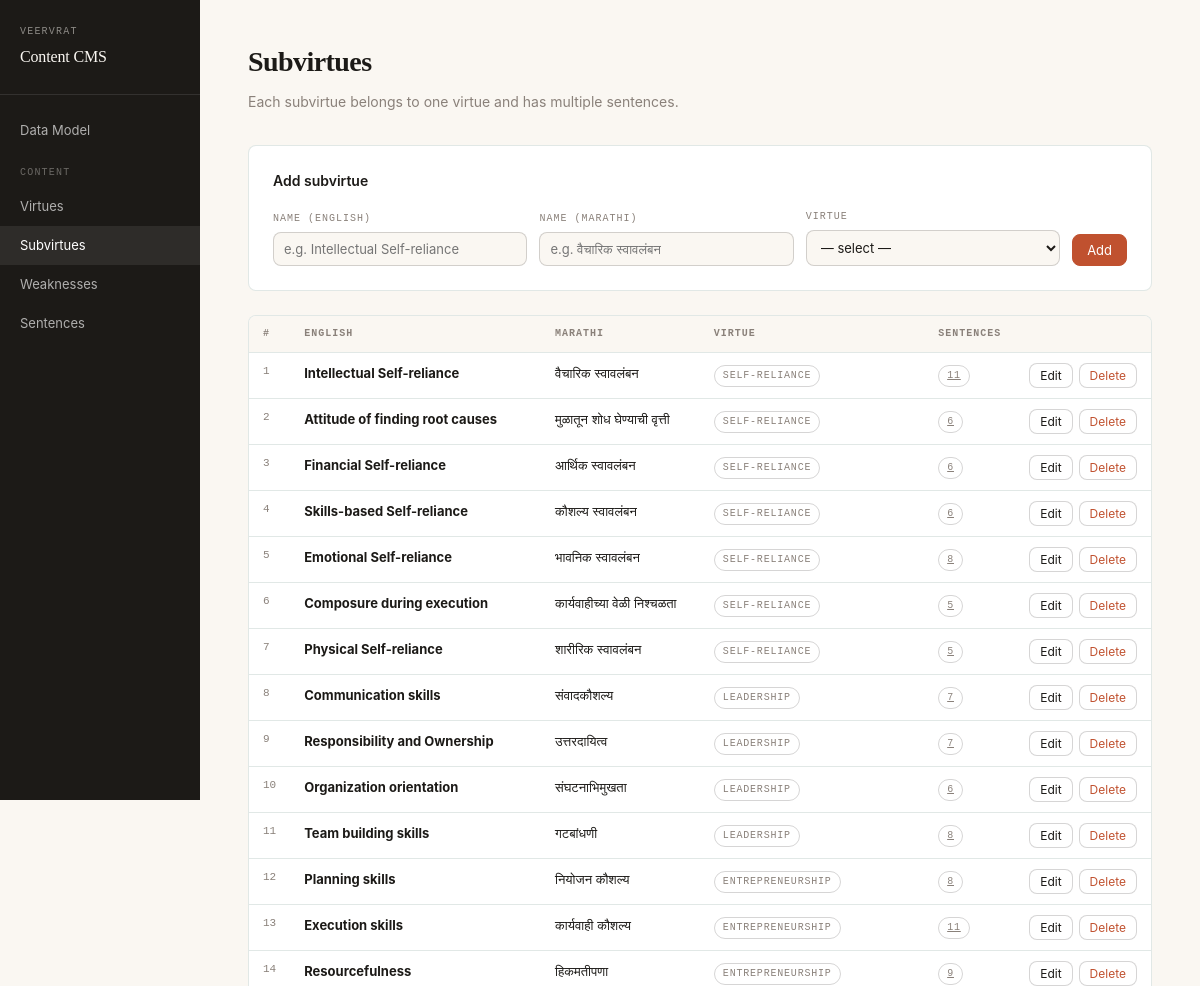
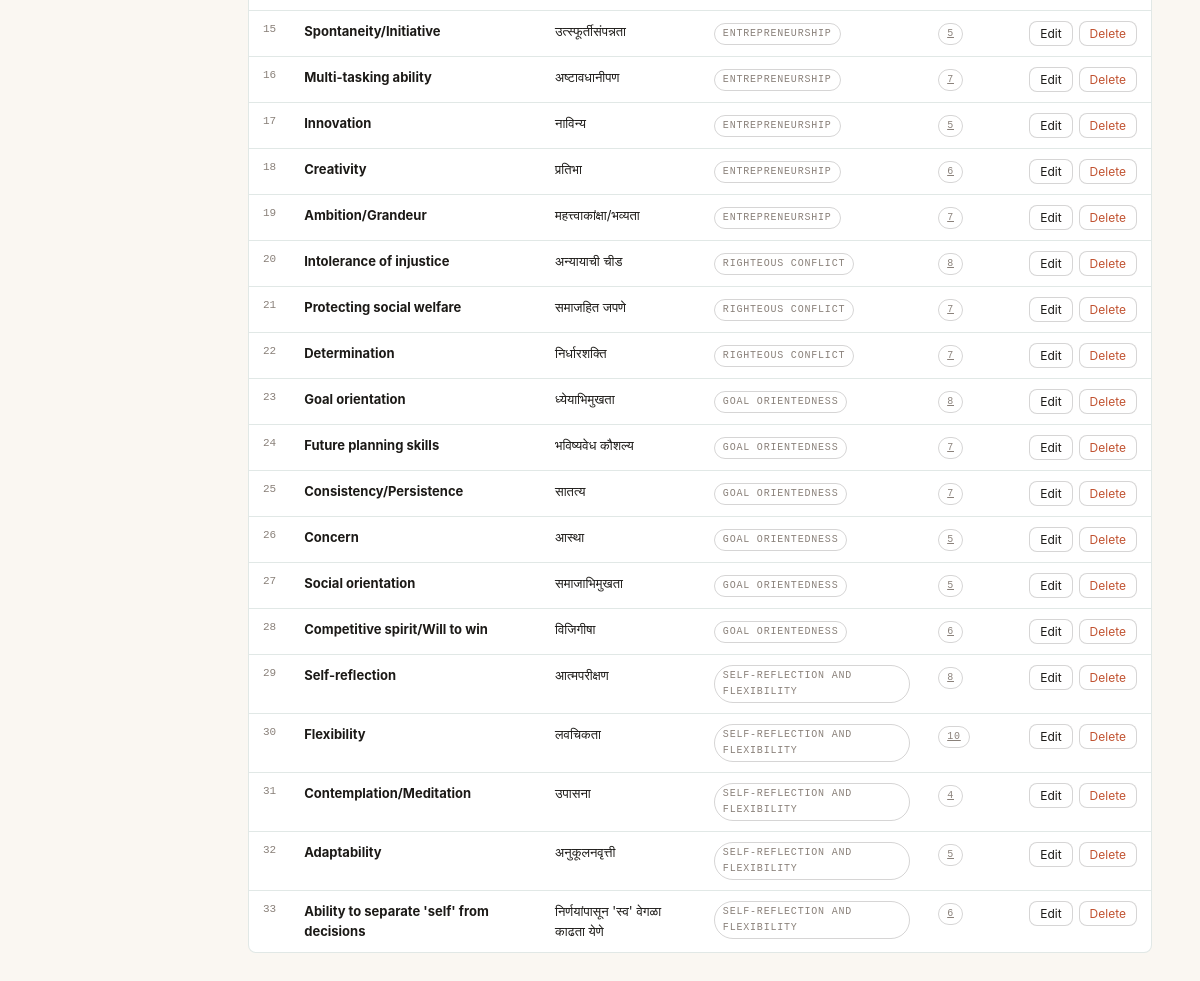
/subvirtues, run on the app's committed database (2 pictures, top to bottom).
### tables this page shows
CREATE TABLE subvirtue (
            id          INTEGER PRIMARY KEY AUTOINCREMENT,
            name_en     TEXT NOT NULL UNIQUE,
            name_mr     TEXT,
            virtue_id   INTEGER NOT NULL REFERENCES virtue(id) ON DELETE RESTRICT
        );

### main.py (the view)
@app.get("/subvirtues", response_class=HTMLResponse)
def list_subvirtues(request: Request, msg: str = ""):
    db = get_db()
    subvirtues = db.execute("""
        SELECT sv.*, v.name_en AS virtue_name, COUNT(s.id) AS sentence_count
        FROM subvirtue sv
        JOIN virtue v ON v.id = sv.virtue_id
        LEFT JOIN sentence s ON s.subvirtue_id = sv.id
        GROUP BY sv.id ORDER BY sv.id
    """).fetchall()
    virtues = db.execute("SELECT * FROM virtue ORDER BY id").fetchall()
    db.close()
    return templates.TemplateResponse(request, "subvirtues.html", {"subvirtues": subvirtues, "virtues": virtues, "msg": msg})

### templates/subvirtues.html (shortened to what this page needs)
{% extends "base.html" %}
{% block content %}
<div class="page-head">
  <h1>Subvirtues</h1>
  <p>Each subvirtue belongs to one virtue and has multiple sentences.</p>
</div>
<div class="form-card">
  <h3>Add subvirtue</h3>
  <form method="post" action="/subvirtues/new">
    <div class="form-row">
      <div class="field"><label>Name (English)</label><input name="name_en" required placeholder="e.g. Intellectual Self-reliance"></div>
      <div class="field"><label>Name (Marathi)</label><input name="name_mr" placeholder="e.g. वैचारिक स्वावलंबन"></div>
      <div class="field" style="min-width:180px;"><label>Virtue</label>
        <select name="virtue_id" required>
          <option value="">— select —</option>
        </select>
      </div>
      <button type="submit" class="btn btn-primary">Add</button>
    </div>
  </form>
</div>
<div class="table-wrap">
  <table>
    <thead><tr><th>#</th><th>English</th><th>Marathi</th><th>Virtue</th><th>Sentences</th><th></th></tr></thead>
    <tbody>
    {% for sv in subvirtues %}
    <tr>
      <td style="color:var(--muted);font-family:var(--mono);font-size:11px;">{{ sv.id }}</td>
      <td><strong>{{ sv.name_en }}</strong></td>
      <td>{{ sv.name_mr or '—' }}</td>
      <td><span class="badge">{{ sv.virtue_name }}</span></td>
      <td><a href="/sentences?subvirtue_id={{ sv.id }}" class="badge">{{ sv.sentence_count }}</a></td>
      <td>
        <div class="item-actions">
          <button class="btn btn-sm" onclick="toggleEdit('sv{{ sv.id }}')">Edit</button>
          <form method="post" action="/subvirtues/{{ sv.id }}/delete" style="display:inline" onsubmit="return confirm('Delete?')">
            <button type="submit" class="btn btn-sm btn-danger">Delete</button>
          </form>
        </div>
      </td>
    </tr>
    {% else %}
    <tr><td colspan="6" style="color:var(--muted);text-align:center;padding:32px;">No subvirtues yet.</td></tr>
    {% endfor %}
    </tbody>
  </table>
</div>
{% endblock %}

### static/style.css (style rules this page uses)
:root { --bg: #FAF7F2; --fg: #1C1A17; --accent: #C0512F; --accent-2: #2F5B4F; --muted: #8A817A; --surface: #fff; --border: rgba(47,91,79,0.14); --border-strong: rgba(28,26,23,0.18); --radius: 8px; --mono: 'JetBrains Mono', ui-monospace, Menlo, monospace; --serif: Georgia, serif; }
*, *::before, *::after { box-sizing: border-box; margin: 0; padding: 0; }
html, body { background: var(--bg); color: var(--fg); font-family: -apple-system, BlinkMacSystemFont, 'Segoe UI', system-ui, sans-serif; font-size: 15px; line-height: 1.6; }
.page-head { margin-bottom: 32px; }
.page-head h1 { font-family: var(--serif); font-size: 28px; letter-spacing: -0.02em; margin-bottom: 6px; }
.page-head p { color: var(--muted); font-size: 14px; }
.table-wrap { background: var(--surface); border: 1px solid var(--border); border-radius: var(--radius); overflow: hidden; margin-bottom: 24px; }
table { width: 100%; border-collapse: collapse; font-size: 13px; }
th { text-align: left; padding: 10px 14px; font-family: var(--mono); font-size: 10px; text-transform: uppercase; letter-spacing: 0.1em; color: var(--muted); border-bottom: 1px solid var(--border); background: var(--bg); }
td { padding: 10px 14px; border-bottom: 1px solid var(--border); vertical-align: top; }
tr:last-child td { border-bottom: none; }
.badge { display: inline-block; font-family: var(--mono); font-size: 10px; text-transform: uppercase; letter-spacing: 0.08em; padding: 2px 8px; border-radius: 999px; border: 1px solid var(--border-strong); color: var(--muted); }
.btn { display: inline-flex; align-items: center; gap: 6px; padding: 7px 14px; border-radius: var(--radius); border: 1px solid var(--border-strong); font-size: 13px; font-family: inherit; cursor: pointer; text-decoration: none; background: var(--surface); color: var(--fg); transition: all 0.12s; }
.btn-primary { background: var(--accent); color: #fff; border-color: var(--accent); }
.btn-sm { padding: 4px 10px; font-size: 12px; }
.btn-danger { color: var(--accent); }
.form-card { background: var(--surface); border: 1px solid var(--border); border-radius: var(--radius); padding: 24px; margin-bottom: 24px; }
.form-card h3 { font-size: 14px; font-weight: 600; margin-bottom: 16px; }
.form-row { display: flex; gap: 12px; flex-wrap: wrap; align-items: flex-end; }
.field { display: flex; flex-direction: column; gap: 5px; flex: 1; min-width: 160px; }
.field label { font-family: var(--mono); font-size: 10px; text-transform: uppercase; letter-spacing: 0.1em; color: var(--muted); }
.field input, .field select, .field textarea { padding: 8px 10px; border: 1px solid var(--border-strong); border-radius: var(--radius); font-size: 13px; font-family: inherit; color: var(--fg); background: var(--bg); outline: none; transition: border-color 0.12s; }
.item-actions { display: flex; gap: 6px; flex-shrink: 0; }

### data on the page
subvirtue: id "1", name_en "Intellectual Self-reliance", name_mr "वैचारिक स्वावलंबन", virtue_name "SELF-RELIANCE", sentence_count "11"
subvirtue: id "2", name_en "Attitude of finding root causes", name_mr "मुळातून शोध घेण्याची वृत्ती", virtue_name "SELF-RELIANCE", sentence_count "6"
subvirtue: id "3", name_en "Financial Self-reliance", name_mr "आर्थिक स्वावलंबन", virtue_name "SELF-RELIANCE", sentence_count "6"
subvirtue: id "4", name_en "Skills-based Self-reliance", name_mr "कौशल्य स्वावलंबन", virtue_name "SELF-RELIANCE", sentence_count "6"
subvirtue: id "5", name_en "Emotional Self-reliance", name_mr "भावनिक स्वावलंबन", virtue_name "SELF-RELIANCE", sentence_count "8"
subvirtue: id "6", name_en "Composure during execution", name_mr "कार्यवाहीच्या वेळी निश्चळता", virtue_name "SELF-RELIANCE", sentence_count "5"
subvirtue: id "7", name_en "Physical Self-reliance", name_mr "शारीरिक स्वावलंबन", virtue_name "SELF-RELIANCE", sentence_count "5"
subvirtue: id "8", name_en "Communication skills", name_mr "संवादकौशल्य", virtue_name "LEADERSHIP", sentence_count "7"
subvirtue: id "9", name_en "Responsibility and Ownership", name_mr "उत्तरदायित्व", virtue_name "LEADERSHIP", sentence_count "7"
subvirtue: id "10", name_en "Organization orientation", name_mr "संघटनाभिमुखता", virtue_name "LEADERSHIP", sentence_count "6"
subvirtue: id "11", name_en "Team building skills", name_mr "गटबांधणी", virtue_name "LEADERSHIP", sentence_count "8"
subvirtue: id "12", name_en "Planning skills", name_mr "नियोजन कौशल्य", virtue_name "ENTREPRENEURSHIP", sentence_count "8"
subvirtue: id "13", name_en "Execution skills", name_mr "कार्यवाही कौशल्य", virtue_name "ENTREPRENEURSHIP", sentence_count "11"
subvirtue: id "14", name_en "Resourcefulness", name_mr "हिकमतीपणा", virtue_name "ENTREPRENEURSHIP", sentence_count "9"
subvirtue: id "15", name_en "Spontaneity/Initiative", name_mr "उत्स्फूर्तीसंपन्नता", virtue_name "ENTREPRENEURSHIP", sentence_count "5"
subvirtue: id "16", name_en "Multi-tasking ability", name_mr "अष्टावधानीपण", virtue_name "ENTREPRENEURSHIP", sentence_count "7"
subvirtue: id "17", name_en "Innovation", name_mr "नाविन्य", virtue_name "ENTREPRENEURSHIP", sentence_count "5"
subvirtue: id "18", name_en "Creativity", name_mr "प्रतिभा", virtue_name "ENTREPRENEURSHIP", sentence_count "6"
subvirtue: id "19", name_en "Ambition/Grandeur", name_mr "महत्त्वाकांक्षा/भव्यता", virtue_name "ENTREPRENEURSHIP", sentence_count "7"
subvirtue: id "20", name_en "Intolerance of injustice", name_mr "अन्यायाची चीड", virtue_name "RIGHTEOUS CONFLICT", sentence_count "8"
subvirtue: id "21", name_en "Protecting social welfare", name_mr "समाजहित जपणे", virtue_name "RIGHTEOUS CONFLICT", sentence_count "7"
subvirtue: id "22", name_en "Determination", name_mr "निर्धारशक्ति", virtue_name "RIGHTEOUS CONFLICT", sentence_count "7"
subvirtue: id "23", name_en "Goal orientation", name_mr "ध्येयाभिमुखता", virtue_name "GOAL ORIENTEDNESS", sentence_count "8"
subvirtue: id "24", name_en "Future planning skills", name_mr "भविष्यवेध कौशल्य", virtue_name "GOAL ORIENTEDNESS", sentence_count "7"
subvirtue: id "25", name_en "Consistency/Persistence", name_mr "सातत्य", virtue_name "GOAL ORIENTEDNESS", sentence_count "7"
subvirtue: id "26", name_en "Concern", name_mr "आस्था", virtue_name "GOAL ORIENTEDNESS", sentence_count "5"
subvirtue: id "27", name_en "Social orientation", name_mr "समाजाभिमुखता", virtue_name "GOAL ORIENTEDNESS", sentence_count "5"
subvirtue: id "28", name_en "Competitive spirit/Will to win", name_mr "विजिगीषा", virtue_name "GOAL ORIENTEDNESS", sentence_count "6"
subvirtue: id "29", name_en "Self-reflection", name_mr "आत्मपरीक्षण", virtue_name "SELF-REFLECTION AND FLEXIBILITY", sentence_count "8"
subvirtue: id "30", name_en "Flexibility", name_mr "लवचिकता", virtue_name "SELF-REFLECTION AND FLEXIBILITY", sentence_count "10"
subvirtue: id "31", name_en "Contemplation/Meditation", name_mr "उपासना", virtue_name "SELF-REFLECTION AND FLEXIBILITY", sentence_count "4"
subvirtue: id "32", name_en "Adaptability", name_mr "अनुकूलनवृत्ती", virtue_name "SELF-REFLECTION AND FLEXIBILITY", sentence_count "5"
subvirtue: id "33", name_en "Ability to separate 'self' from decisions", name_mr "निर्णयांपासून 'स्व' वेगळा काढता येणे", virtue_name "SELF-REFLECTION AND FLEXIBILITY", sentence_count "6"
